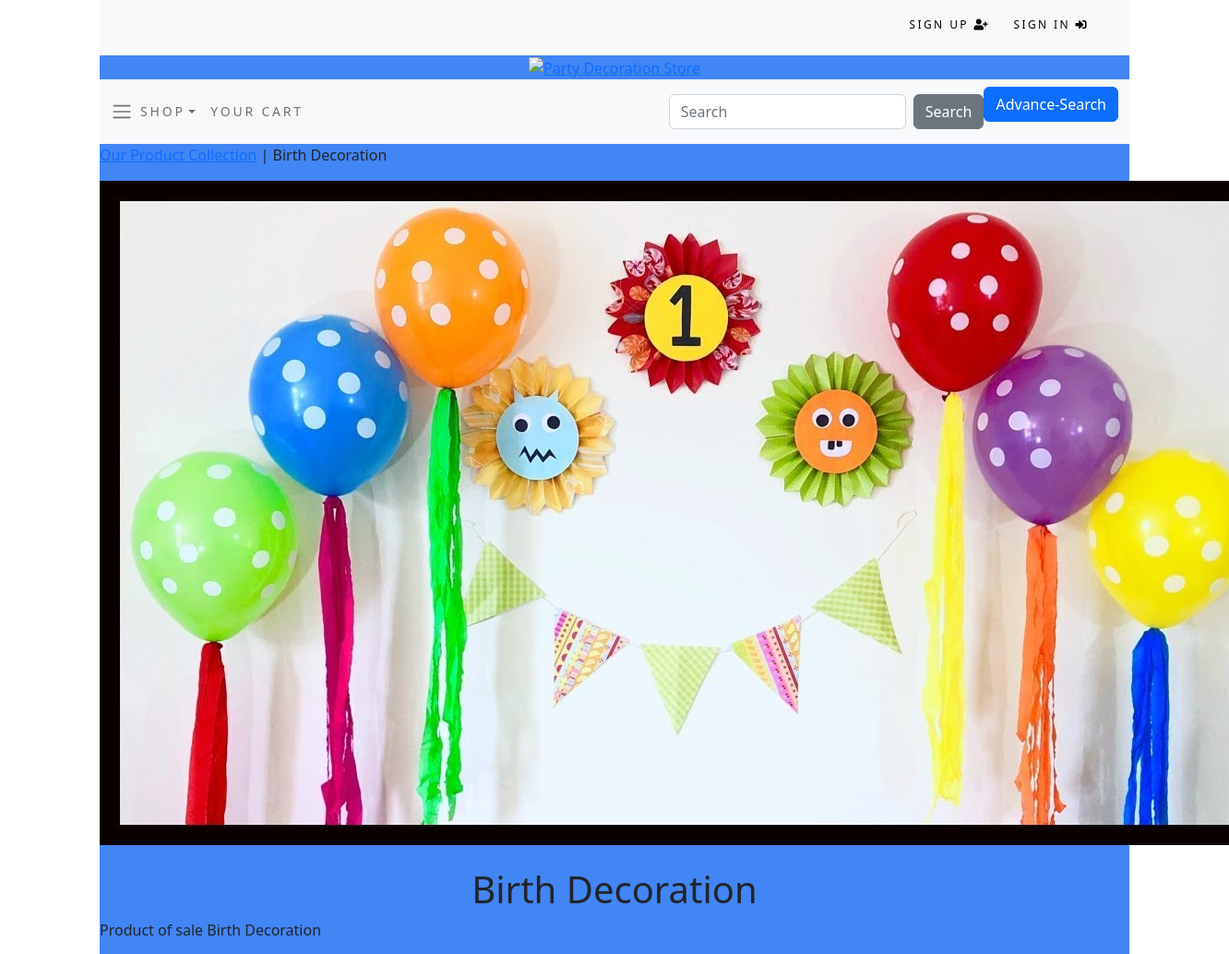
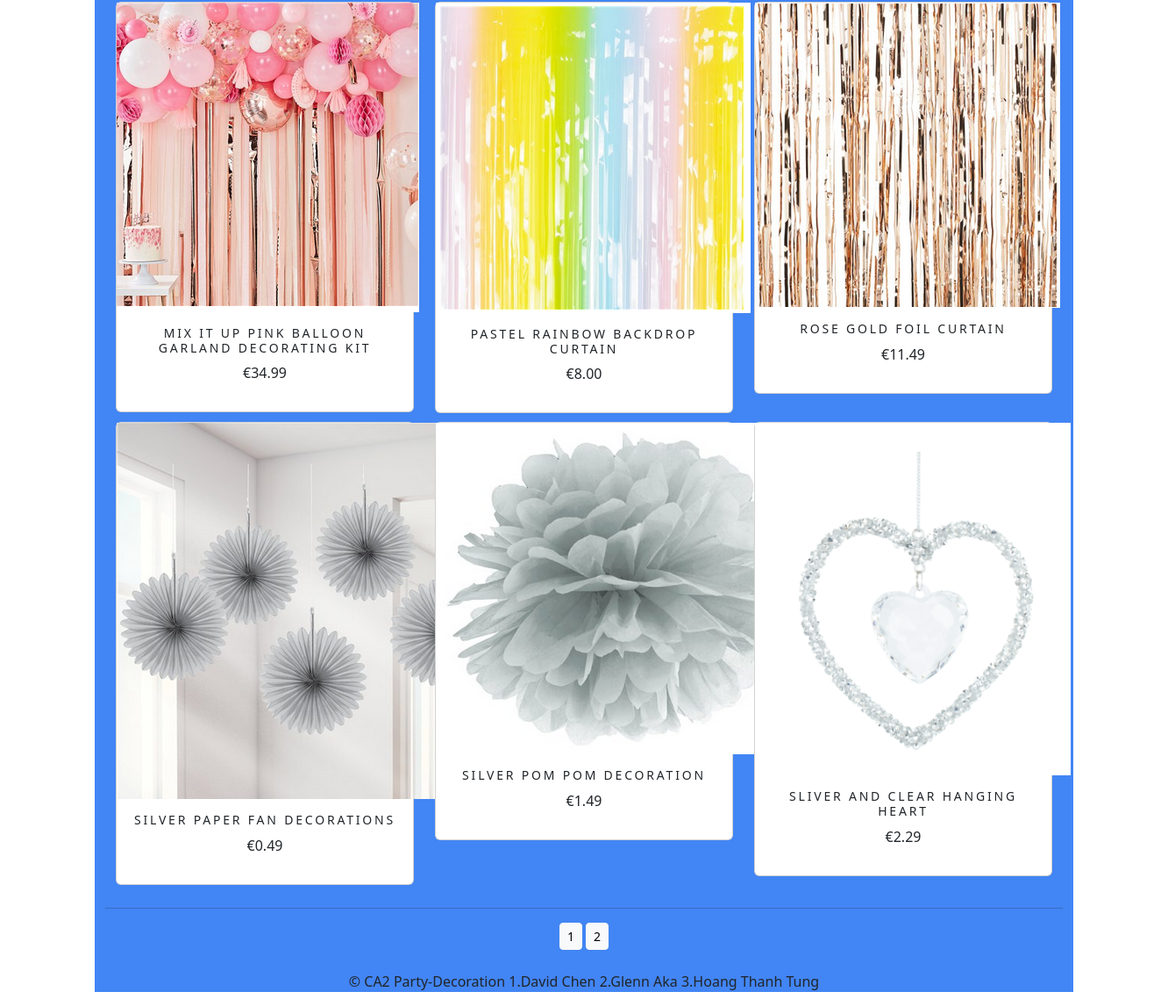
The page /3ee9d13e-3846-463f-86f7-d7e6ad6ecb55/ on the database its author committed (2 pictures, top to bottom).
### shop/models.py (models this page shows, shortened)
class Category(models.Model):
    id = models.UUIDField(
        primary_key=True,
        default=uuid.uuid4,
        editable=False)
    name = models.CharField(max_length=250, unique=True)
    description = models.TextField(blank = True)
    image = models.ImageField(upload_to = 'category', blank=True)
    class Meta:
        ordering = ('name',)
        verbose_name = 'category'
        verbose_name_plural = 'categories'
    def get_absolute_url(self):
        return reverse('shop:products_by_category', args=[self.id])

class Product(models.Model):
    id = models.UUIDField(primary_key=True,default=uuid.uuid4,editable=False)
    name = models.CharField(max_length=250, unique=True)
    description = models.TextField(blank = True)
    category = models.ForeignKey(Category, on_delete=models.CASCADE)
    price = models.DecimalField(max_digits=10, decimal_places=2)
    image = models.ImageField(upload_to = 'product', blank=True)
    stock = models.IntegerField()
    available = models.BooleanField(default=True)
    created = models.DateTimeField(auto_now_add=True, blank = True, null= True)
    updated = models.DateTimeField(auto_now=True, blank = True, null= True)
    class Meta:
        ordering = ('name',)
        verbose_name = 'product'
        verbose_name_plural = 'products'
    def get_absolute_url(self):
        return reverse('shop:product_detail', args=[self.category.id, self.id])

### shop/views.py (the view)
# urls.py: path('', views.prod_list, name = 'all_products'),
def prod_list(request, category_id=None):
    category = None
    products = Product.objects.filter(available=True)
    if category_id:
        category = get_object_or_404(Category, id=category_id)
        products = Product.objects.filter(category=category, available=True)
    paginator = Paginator(products, 6)
    try:
        page = int(request.GET.get('Page','1'))
    except:
        page = 1
    try:
        products = paginator.page(page)
    except (EmptyPage, InvalidPage):
        products = paginator.page(paginator.num_page)
    return  render(request, 'shop/category.html',{'category':category, 'prods':products})

### cart/context_processors.py (called while the page is built)
def counter(request):
    item_count = 0
    if 'admin' in request.path:
        return {}
    else:
        try:
            cart = Cart.objects.filter(cart_id=_cart_id(request))
            cart_items = CartItem.objects.all().filter(cart=cart[:1])
            for cart_item in cart_items:
                item_count += cart_item.quantity
        except Cart.DoesNotExist:
            item_count = 0
    return {'item_count':item_count}

### cart/views.py (called while the page is built)
def _cart_id(request):
    cart = request.session.session_key
    if not cart:
        cart = request.session.create()
    return cart

### shop/context_processors.py (called while the page is built)
def menu_links(request):
    links = Category.objects.all()
    return {'links':links}

### shop/templates/shop/category.html (shortened to what this page needs)
{% extends "base.html" %}
{% load static %}
{% block content %}
    {% if category %}
        <div class="row my_row_classes">
            <div class = "mx-auto">
                <p><a href="{% url 'shop:all_products' %}">Our Product Collection</a> | {{category.name}}</p>
            </div>
        </div>
    {% endif %}
    <div class = mx-auto>
        {% if category %}
            <img class = "my_image"src="{{category.image.url}}" alt="{{category.name}}">
    </div>
    <br>
    <div>
        <h1 class = "text-center my_title">{{category.name}}</h1>
        <p class = "text-justify">{{category.description}}</p>
    </div>
    {% endif %}
    <div class="container">
        <div class="row mx-auto">
            {% for product in prods %}
                <div class="my_bottom_margin col-9 col-lg-4 col-sm-12 col-md-4">
                    <div class="card text-center" style="min-width:18rem;">
                        <a class ="img" href="{{product.get_absolute_url}}"><img src="{{product.image.url}}" alt="{{product.name}}"></a>
                        <div class="card-body">
                            <h4>{{product.name}}</h4>
                            <p>€{{product.price}}</p>
                        </div>
                    </div>
                </div>
            {% endfor %}
        </div>
        <div class="mx-auto">
            {% if prods.paginator.num_pages > 1 %}
            <hr>
            <div class="text-center">
                {% for pg in prods.paginator.page_range %}
                    <a href="?page={{pg}}" class="btn btn-light btn-sm {%
                    if products.number == pg %}active{% endif
                    %}">{{pg}}</a>
                {% endfor %}
            </div>
            {% endif %}
        </div>
        <br>
    </div>
{% endblock %}

### shop/static/css/custom.css (style rules this page uses)
.my_bottom_margin { margin-bottom: 10px; }
.card-body h4 { font-size: 14px; text-transform: uppercase; letter-spacing: .2em; }

### rows shown on the page
Category: name "Birth Decoration", image (picture), description "Product of sale Birth Decoration"
Product: image (picture), name "MIX IT UP PINK BALLOON GARLAND DECORATING KIT", price "34.99"
Product: image (picture), name "PASTEL RAINBOW BACKDROP CURTAIN", price "8.00"
Product: image (picture), name "ROSE GOLD FOIL CURTAIN", price "11.49"
Product: image (picture), name "SILVER PAPER FAN DECORATIONS", price "0.49"
Product: image (picture), name "SILVER POM POM DECORATION", price "1.49"
Product: image (picture), name "SLIVER AND CLEAR HANGING HEART", price "2.29"

### other values the page prints
{{ pg }} "1" "2"
